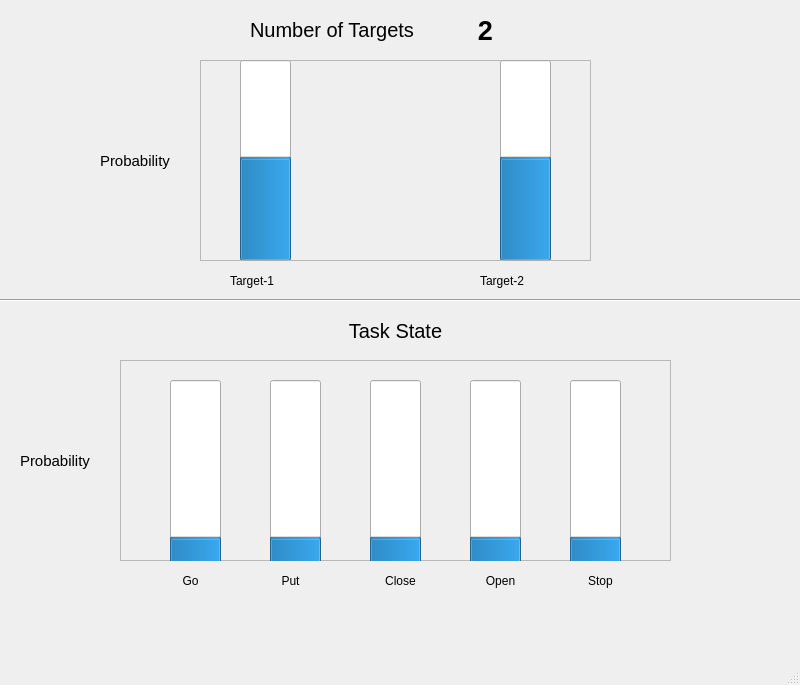
<?xml version="1.0" encoding="UTF-8"?>
<ui version="4.0">
 <class>MainWindow</class>
 <widget class="QMainWindow" name="MainWindow">
  <property name="geometry">
   <rect>
    <x>0</x>
    <y>0</y>
    <width>800</width>
    <height>685</height>
   </rect>
  </property>
  <property name="windowTitle">
   <string>MainWindow</string>
  </property>
  <widget class="QWidget" name="centralwidget">
   <widget class="QLabel" name="label">
    <property name="geometry">
     <rect>
      <x>250</x>
      <y>9</y>
      <width>221</width>
      <height>41</height>
     </rect>
    </property>
    <property name="font">
     <font>
      <pointsize>15</pointsize>
     </font>
    </property>
    <property name="text">
     <string>Number of Targets</string>
    </property>
   </widget>
   <widget class="QFrame" name="frame">
    <property name="geometry">
     <rect>
      <x>200</x>
      <y>60</y>
      <width>391</width>
      <height>201</height>
     </rect>
    </property>
    <property name="frameShape">
     <enum>QFrame::StyledPanel</enum>
    </property>
    <property name="frameShadow">
     <enum>QFrame::Raised</enum>
    </property>
    <widget class="QProgressBar" name="progressBar">
     <property name="geometry">
      <rect>
       <x>40</x>
       <y>0</y>
       <width>51</width>
       <height>201</height>
      </rect>
     </property>
     <property name="value">
      <number>50</number>
     </property>
     <property name="orientation">
      <enum>Qt::Vertical</enum>
     </property>
    </widget>
    <widget class="QProgressBar" name="progressBar_2">
     <property name="geometry">
      <rect>
       <x>300</x>
       <y>0</y>
       <width>51</width>
       <height>201</height>
      </rect>
     </property>
     <property name="value">
      <number>50</number>
     </property>
     <property name="orientation">
      <enum>Qt::Vertical</enum>
     </property>
    </widget>
   </widget>
   <widget class="QLabel" name="label_2">
    <property name="geometry">
     <rect>
      <x>230</x>
      <y>270</y>
      <width>83</width>
      <height>22</height>
     </rect>
    </property>
    <property name="text">
     <string>Target-1</string>
    </property>
   </widget>
   <widget class="QLabel" name="label_3">
    <property name="geometry">
     <rect>
      <x>480</x>
      <y>270</y>
      <width>83</width>
      <height>22</height>
     </rect>
    </property>
    <property name="text">
     <string>Target-2</string>
    </property>
   </widget>
   <widget class="QLabel" name="label_4">
    <property name="geometry">
     <rect>
      <x>470</x>
      <y>10</y>
      <width>31</width>
      <height>41</height>
     </rect>
    </property>
    <property name="font">
     <font>
      <pointsize>20</pointsize>
      <weight>75</weight>
      <bold>true</bold>
     </font>
    </property>
    <property name="layoutDirection">
     <enum>Qt::LeftToRight</enum>
    </property>
    <property name="text">
     <string>2</string>
    </property>
    <property name="alignment">
     <set>Qt::AlignCenter</set>
    </property>
   </widget>
   <widget class="Line" name="line">
    <property name="geometry">
     <rect>
      <x>0</x>
      <y>290</y>
      <width>801</width>
      <height>20</height>
     </rect>
    </property>
    <property name="orientation">
     <enum>Qt::Horizontal</enum>
    </property>
   </widget>
   <widget class="QLabel" name="label_5">
    <property name="geometry">
     <rect>
      <x>100</x>
      <y>150</y>
      <width>91</width>
      <height>22</height>
     </rect>
    </property>
    <property name="font">
     <font>
      <pointsize>11</pointsize>
     </font>
    </property>
    <property name="layoutDirection">
     <enum>Qt::LeftToRight</enum>
    </property>
    <property name="text">
     <string>Probability</string>
    </property>
   </widget>
   <widget class="QFrame" name="frame_2">
    <property name="geometry">
     <rect>
      <x>120</x>
      <y>360</y>
      <width>551</width>
      <height>201</height>
     </rect>
    </property>
    <property name="frameShape">
     <enum>QFrame::StyledPanel</enum>
    </property>
    <property name="frameShadow">
     <enum>QFrame::Raised</enum>
    </property>
    <widget class="QProgressBar" name="progressBar_3">
     <property name="geometry">
      <rect>
       <x>50</x>
       <y>20</y>
       <width>51</width>
       <height>201</height>
      </rect>
     </property>
     <property name="value">
      <number>20</number>
     </property>
     <property name="orientation">
      <enum>Qt::Vertical</enum>
     </property>
    </widget>
    <widget class="QProgressBar" name="progressBar_4">
     <property name="geometry">
      <rect>
       <x>150</x>
       <y>20</y>
       <width>51</width>
       <height>201</height>
      </rect>
     </property>
     <property name="value">
      <number>20</number>
     </property>
     <property name="orientation">
      <enum>Qt::Vertical</enum>
     </property>
    </widget>
    <widget class="QProgressBar" name="progressBar_5">
     <property name="geometry">
      <rect>
       <x>250</x>
       <y>20</y>
       <width>51</width>
       <height>201</height>
      </rect>
     </property>
     <property name="value">
      <number>20</number>
     </property>
     <property name="orientation">
      <enum>Qt::Vertical</enum>
     </property>
    </widget>
    <widget class="QProgressBar" name="progressBar_6">
     <property name="geometry">
      <rect>
       <x>350</x>
       <y>20</y>
       <width>51</width>
       <height>201</height>
      </rect>
     </property>
     <property name="value">
      <number>20</number>
     </property>
     <property name="orientation">
      <enum>Qt::Vertical</enum>
     </property>
    </widget>
    <widget class="QProgressBar" name="progressBar_7">
     <property name="geometry">
      <rect>
       <x>450</x>
       <y>20</y>
       <width>51</width>
       <height>201</height>
      </rect>
     </property>
     <property name="value">
      <number>20</number>
     </property>
     <property name="orientation">
      <enum>Qt::Vertical</enum>
     </property>
    </widget>
   </widget>
   <widget class="QLabel" name="label_6">
    <property name="geometry">
     <rect>
      <x>320</x>
      <y>320</y>
      <width>151</width>
      <height>22</height>
     </rect>
    </property>
    <property name="font">
     <font>
      <pointsize>15</pointsize>
     </font>
    </property>
    <property name="text">
     <string>Task State</string>
    </property>
    <property name="alignment">
     <set>Qt::AlignCenter</set>
    </property>
   </widget>
   <widget class="QLabel" name="label_7">
    <property name="geometry">
     <rect>
      <x>20</x>
      <y>450</y>
      <width>91</width>
      <height>22</height>
     </rect>
    </property>
    <property name="font">
     <font>
      <pointsize>11</pointsize>
     </font>
    </property>
    <property name="layoutDirection">
     <enum>Qt::LeftToRight</enum>
    </property>
    <property name="text">
     <string>Probability</string>
    </property>
   </widget>
   <widget class="QLabel" name="label_8">
    <property name="geometry">
     <rect>
      <x>150</x>
      <y>570</y>
      <width>81</width>
      <height>22</height>
     </rect>
    </property>
    <property name="text">
     <string>Go</string>
    </property>
    <property name="alignment">
     <set>Qt::AlignCenter</set>
    </property>
   </widget>
   <widget class="QLabel" name="label_9">
    <property name="geometry">
     <rect>
      <x>250</x>
      <y>570</y>
      <width>81</width>
      <height>22</height>
     </rect>
    </property>
    <property name="text">
     <string>Put</string>
    </property>
    <property name="alignment">
     <set>Qt::AlignCenter</set>
    </property>
   </widget>
   <widget class="QLabel" name="label_10">
    <property name="geometry">
     <rect>
      <x>360</x>
      <y>570</y>
      <width>81</width>
      <height>22</height>
     </rect>
    </property>
    <property name="text">
     <string>Close</string>
    </property>
    <property name="alignment">
     <set>Qt::AlignCenter</set>
    </property>
   </widget>
   <widget class="QLabel" name="label_11">
    <property name="geometry">
     <rect>
      <x>460</x>
      <y>570</y>
      <width>81</width>
      <height>22</height>
     </rect>
    </property>
    <property name="text">
     <string>Open</string>
    </property>
    <property name="alignment">
     <set>Qt::AlignCenter</set>
    </property>
   </widget>
   <widget class="QLabel" name="label_12">
    <property name="geometry">
     <rect>
      <x>560</x>
      <y>570</y>
      <width>81</width>
      <height>22</height>
     </rect>
    </property>
    <property name="text">
     <string>Stop</string>
    </property>
    <property name="alignment">
     <set>Qt::AlignCenter</set>
    </property>
   </widget>
  </widget>
  <widget class="QMenuBar" name="menubar">
   <property name="geometry">
    <rect>
     <x>0</x>
     <y>0</y>
     <width>800</width>
     <height>30</height>
    </rect>
   </property>
  </widget>
  <widget class="QStatusBar" name="statusbar"/>
 </widget>
 <resources/>
 <connections/>
</ui>
